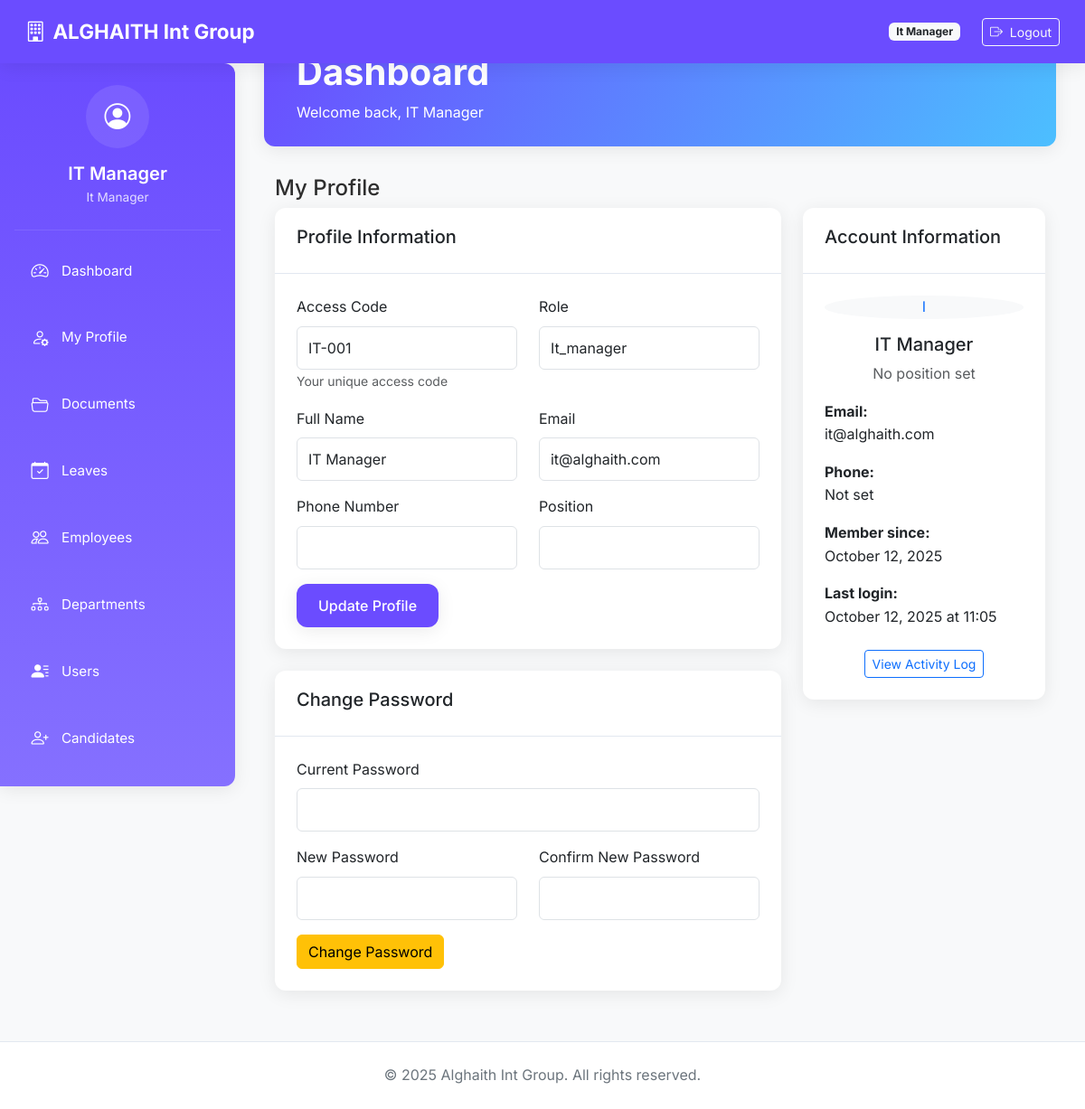
Page /profile/ (signed in) on the earlier database version.
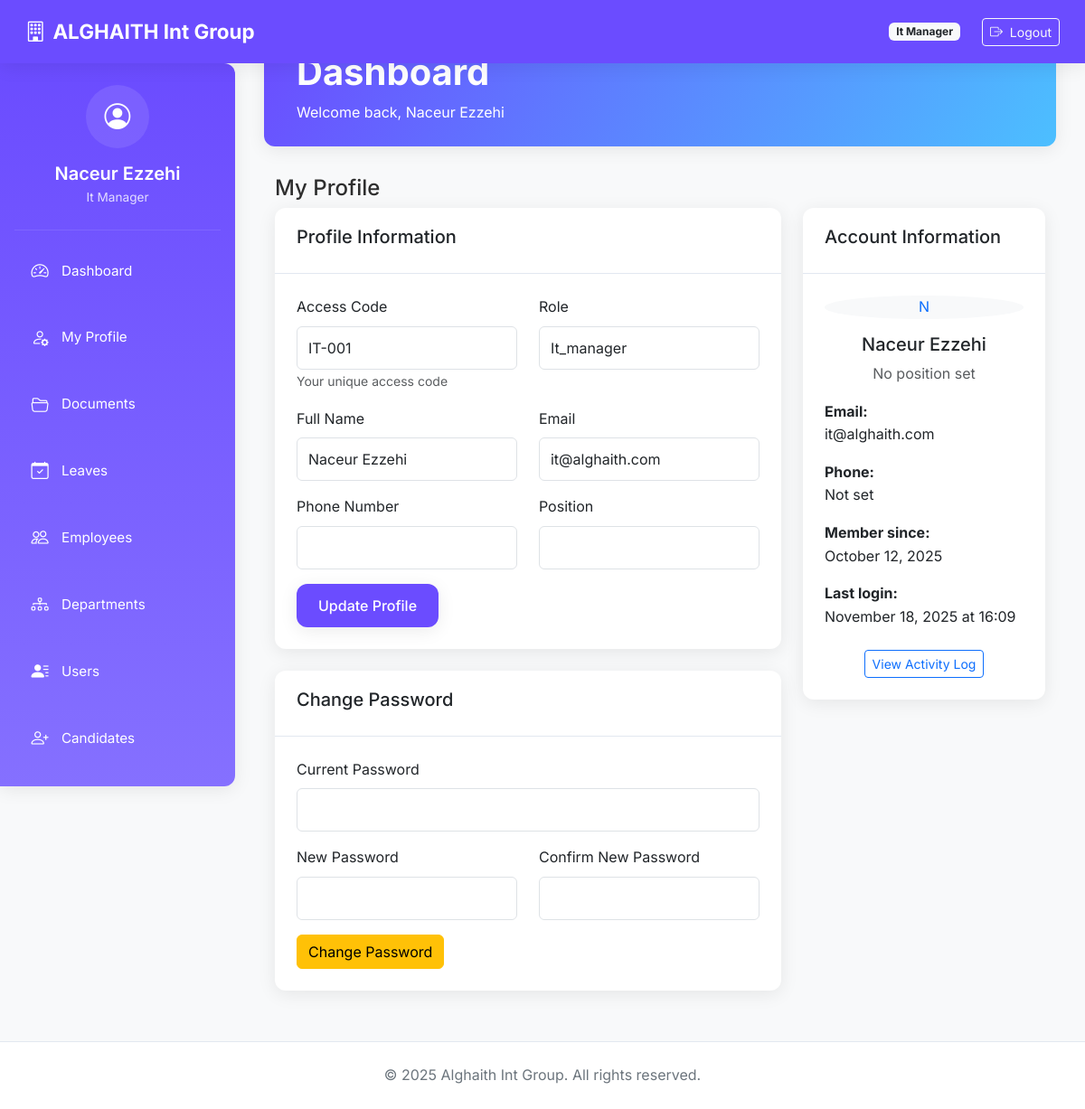
Same page on the later database version.
### core/models.py (models this page shows, shortened)
class User(db.Model, UserMixin):
    __tablename__ = 'users'
    id = db.Column(db.Integer, primary_key=True)
    email = db.Column(db.String(120), unique=True, nullable=False, index=True)
    password_hash = db.Column(db.String(200), nullable=False)
    name = db.Column(db.String(100), nullable=False)
    role = db.Column(db.String(50), nullable=False)  # General Director, IT Manager, etc.
    avatar = db.Column(db.String(255), nullable=True)
    access_code = db.Column(db.String(20), unique=True, nullable=False)
    phone = db.Column(db.String(20), nullable=True)
    position = db.Column(db.String(100), nullable=True)
    created_at = db.Column(db.DateTime, default=datetime.utcnow)
    last_login = db.Column(db.DateTime)
    login_count = db.Column(db.Integer, default=0)
    is_active = db.Column(db.Boolean, default=True, nullable=False)
    documents = db.relationship('UserDocument', back_populates='user', cascade="all, delete-orphan")
    folders_created = db.relationship('Folder', back_populates='creator', cascade="all, delete-orphan")
    activities = db.relationship('ActivityLog', back_populates='user', cascade="all, delete-orphan")
    leave_requests = db.relationship('LeaveRequest', back_populates='requester', foreign_keys='LeaveRequest.user_id')
    approved_requests = db.relationship('LeaveRequest', back_populates='approver', foreign_keys='LeaveRequest.approver_id')
    @property
    def is_authenticated(self):
        return True

### routes/profile_routes.py (the view, shortened to what this page needs)
@profile_bp.route('/', methods=['GET', 'POST'])
@login_required
def my_profile():
    profile_form = ProfileForm(obj=current_user)
    password_form = ChangePasswordForm()
    return render_template('profile/my_profile.html',
                         profile_form=profile_form,
                         password_form=password_form)

### core/forms.py (shortened to what this page needs)
class ProfileForm(FlaskForm):
    name = StringField('Full Name', validators=[DataRequired(), Length(2, 100)])
    email = StringField('Email', validators=[DataRequired(), Email()])
    phone = StringField('Phone Number', validators=[Optional(), Length(10, 20)])
    position = StringField('Position', validators=[Optional(), Length(2, 100)])
    submit = SubmitField('Update Profile')

class ChangePasswordForm(FlaskForm):
    current_password = PasswordField('Current Password', validators=[DataRequired()])
    new_password = PasswordField('New Password', validators=[
        DataRequired(),
        Length(8, 128, message='Password must be at least 8 characters long')
    ])
    confirm_password = PasswordField('Confirm New Password', validators=[DataRequired()])
    submit = SubmitField('Change Password')

### app.py (called while the page is built)
@login_manager.user_loader
def load_user(user_id):
    from core.models import User
    return db.session.get(User, int(user_id))

@app.before_request
def make_session_permanent():
    session.permanent = True

### templates/profile/my_profile.html (shortened to what the changed rows need)
{% extends "dashboard/base_dashboard.html" %}
{% block dashboard_content %}
<div class="container-fluid">
    <div class="row">
        <div class="col-lg-8">
            <div class="card">
                <div class="card-body">
                    <form method="POST" action="{{ url_for('profile.my_profile') }}">
                        <div class="row mb-3">
                            <div class="col-md-6">
                                <label class="form-label">Access Code</label>
                                <input type="text" class="form-control" value="{{ current_user.access_code }}" readonly>
                                <small class="form-text text-muted">Your unique access code</small>
                            </div>
                            <div class="col-md-6">
                                <label class="form-label">Role</label>
                                <input type="text" class="form-control" value="{{ current_user.role|title }}" readonly>
                            </div>
                        </div>
                        <div class="row mb-3">
                            <div class="col-md-6">
                                {{ profile_form.name.label(class="form-label") }}
                                {{ profile_form.name(class="form-control") }}
                            </div>
                            <div class="col-md-6">
                                {{ profile_form.email.label(class="form-label") }}
                                {{ profile_form.email(class="form-control") }}
                            </div>
                        </div>
                        <div class="row mb-3">
                            <div class="col-md-6">
                                {{ profile_form.phone.label(class="form-label") }}
                                {{ profile_form.phone(class="form-control") }}
                            </div>
                            <div class="col-md-6">
                                {{ profile_form.position.label(class="form-label") }}
                                {{ profile_form.position(class="form-control") }}
                            </div>
                        </div>
                    </form>
                </div>
            </div>
        </div>
        <div class="col-lg-4">
            <div class="card">
                <div class="card-body text-center">
                    <div class="mb-3">
                        <div class="avatar-lg mx-auto mb-3">
                            <div class="avatar-title bg-light rounded-circle text-primary fs-24">
                                {{ current_user.name[0]|upper }}
                            </div>
                        </div>
                        <h5>{{ current_user.name }}</h5>
                        <p class="text-muted">{{ current_user.position or 'No position set' }}</p>
                    </div>
                    <div class="text-start">
                        <p><strong>Email:</strong><br>{{ current_user.email }}</p>
                        <p><strong>Phone:</strong><br>{{ current_user.phone or 'Not set' }}</p>
                        <p><strong>Member since:</strong><br>{{ current_user.created_at.strftime('%B %d, %Y') }}</p>
                        <p><strong>Last login:</strong><br>
                            {% if current_user.last_login %}
                                {{ current_user.last_login.strftime('%B %d, %Y at %H:%M') }}
                            {% else %}
                                Never
                            {% endif %}
                        </p>
                    </div>
                </div>
            </div>
        </div>
    </div>
</div>
{% endblock %}

### templates/dashboard/base_dashboard.html (shortened to what this page needs)
<!DOCTYPE html>
<html lang="en">
<head>
    <link href="https://cdn.jsdelivr.net/npm/bootstrap@5.3.0/dist/css/bootstrap.min.css" rel="stylesheet">
    <link href="https://cdn.jsdelivr.net/npm/bootstrap-icons@1.10.5/font/bootstrap-icons.css" rel="stylesheet">
    <link rel="stylesheet" href="{{ url_for('static', filename='css/styles.css') }}">
</head>
<body>
<nav class="navbar navbar-expand-lg navbar-dark">
    <div class="container-fluid">
        <a class="navbar-brand" href="{{ url_for('dashboard.role_dashboard') }}">
            <i class="bi bi-building me-2"></i>ALGHAITH Int Group
        </a>
        <div class="d-flex align-items-center">
            <span class="badge bg-light text-dark me-3 d-none d-md-inline">{{ current_user.role|replace('_', ' ')|title }}</span>
            {% if current_user.is_authenticated %}
            <div class="desktop-logout">
                <form method="post" action="{{ url_for('auth.logout') }}" class="ms-2 d-inline">
                    <button type="submit" class="btn btn-sm btn-outline-light">
                        <i class="bi bi-box-arrow-right me-1"></i> Logout
                    </button>
                </form>
            </div>
            {% endif %}
        </div>
    </div>
</nav>
<div class="sidebar" id="sidebarMenu">
    <div class="sidebar-header">
        <div class="user-info">
            <div class="user-avatar">
                <i class="bi bi-person-circle"></i>
            </div>
            <h5 class="user-name">{{ current_user.name }}</h5>
            <div class="user-role">{{ current_user.role|replace('_', ' ')|title }}</div>
        </div>
    </div>
    <ul class="nav flex-column">
        <li class="nav-item">
            <a class="nav-link" href="{{ url_for('dashboard.role_dashboard') }}">
                <i class="bi bi-speedometer2"></i> <span class="link-text">Dashboard</span>
            </a>
        </li>
        <li class="nav-item">
            <a class="nav-link" href="{{ url_for('profile.my_profile') }}">
                <i class="bi bi-person-gear"></i> <span class="link-text">My Profile</span>
            </a>
        </li>
        <li class="nav-item">
            <a class="nav-link" href="{{ url_for('docs.list_documents') }}">
                <i class="bi bi-folder2-open"></i> <span class="link-text">Documents</span>
            </a>
        </li>
        <li class="nav-item">
            <a class="nav-link" href="{{ url_for('leave.leaves_dashboard') }}">
                <i class="bi bi-calendar-check"></i> <span class="link-text">Leaves</span>
            </a>
        </li>
        <li class="nav-item">
            <a class="nav-link" href="{{ url_for('dashboard.employee_summary') }}">
                <i class="bi bi-people"></i> <span class="link-text">Employees</span>
            </a>
        </li>
        <li class="nav-item">
            <a class="nav-link" href="{{ url_for('department.department_summary') }}">
                <i class="bi bi-diagram-3"></i> <span class="link-text">Departments</span>
            </a>
        </li>
        <li class="nav-item">
            <a class="nav-link" href="{{ url_for('dashboard.user_management') }}">
                <i class="bi bi-person-lines-fill"></i> <span class="link-text">Users</span>
            </a>
        </li>
        <li class="nav-item">
            <a class="nav-link" href="{{ url_for('candidates.list_candidates') }}">
                <i class="bi bi-person-plus"></i> <span class="link-text">Candidates</span>
            </a>
        </li>
    </ul>
</div>
<div class="main-content">
    <div class="dashboard-header">
        <div class="container-fluid">
            <h1 class="dashboard-title">{% block dashboard_title %}Dashboard{% endblock %}</h1>
            <p class="mb-0">Welcome back, {{ current_user.name }}</p>
        </div>
    </div>
    {% block dashboard_content %}{% endblock %}
</div>
<footer>
    <div class="container-fluid">
        &copy; 2025 Alghaith Int Group. All rights reserved.
    </div>
</footer>
</body>
</html>

Differences in the rows shown:
changed User "No position set": name "IT Manager" → "Naceur Ezzehi"; name "I" → "N"; last_login "October 12, 2025 at 11:05" → "November 18, 2025 at 16:09"
